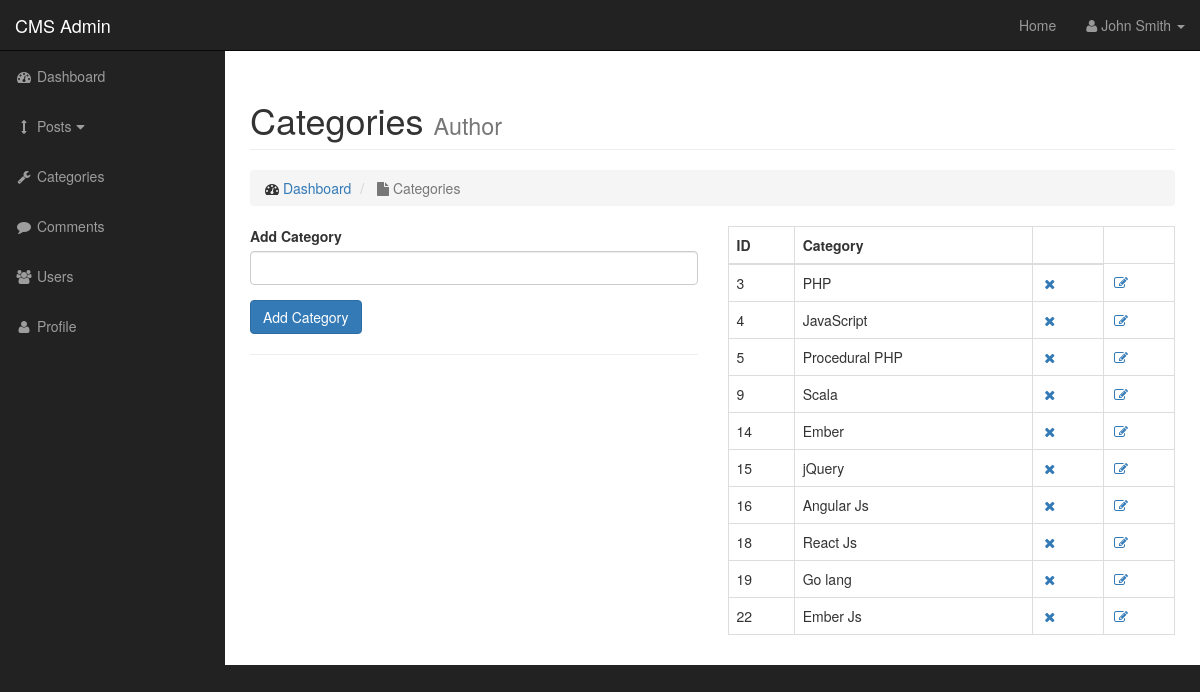
The app's page /admin/categories.php with its own data.
### tables this page shows
CREATE TABLE `categories` (
  `cat_id` int(10) unsigned NOT NULL AUTO_INCREMENT,
  `cat_title` varchar(255) NOT NULL,
  `id` int(10) unsigned NOT NULL,
  PRIMARY KEY (`cat_id`)
);

### admin/includes/functions.php (the view, shortened to what this page needs)
<?php
function findAllCategories() {
	global $dbConnection;
	$query = "SELECT * FROM cms.categories";
	$select_categories = mysqli_query($dbConnection, $query);
	while($row = mysqli_fetch_assoc($select_categories)) {
		$cat_id = $row['cat_id'];
		$cat_title = $row['cat_title'];
		echo "<tr>";
		echo "<td>{$cat_id}</td>";
		echo "<td>{$cat_title}</td>";
		echo "<td><a href='categories.php?delete={$cat_id}'> <i class='fa fa-fw fa-remove'></i> </a></td>";
		echo "<td><a href='categories.php?edit={$cat_id}'> <i class='fa fa-fw fa-edit'></i> </a></td>";
		echo "</tr>";
	}
}

### admin/css/sb-admin.css (style rules this page uses)
body { margin-top: 100px; background-color: #222; }
@media (min-width:768px) { body { margin-top: 50px; } }

### records on screen
categories: cat_id "3", cat_title "PHP"
categories: cat_id "4", cat_title "JavaScript"
categories: cat_id "5", cat_title "Procedural PHP"
categories: cat_id "9", cat_title "Scala"
categories: cat_id "14", cat_title "Ember"
categories: cat_id "15", cat_title "jQuery"
categories: cat_id "16", cat_title "Angular Js"
categories: cat_id "18", cat_title "React Js"
categories: cat_id "19", cat_title "Go lang"
categories: cat_id "22", cat_title "Ember Js"
